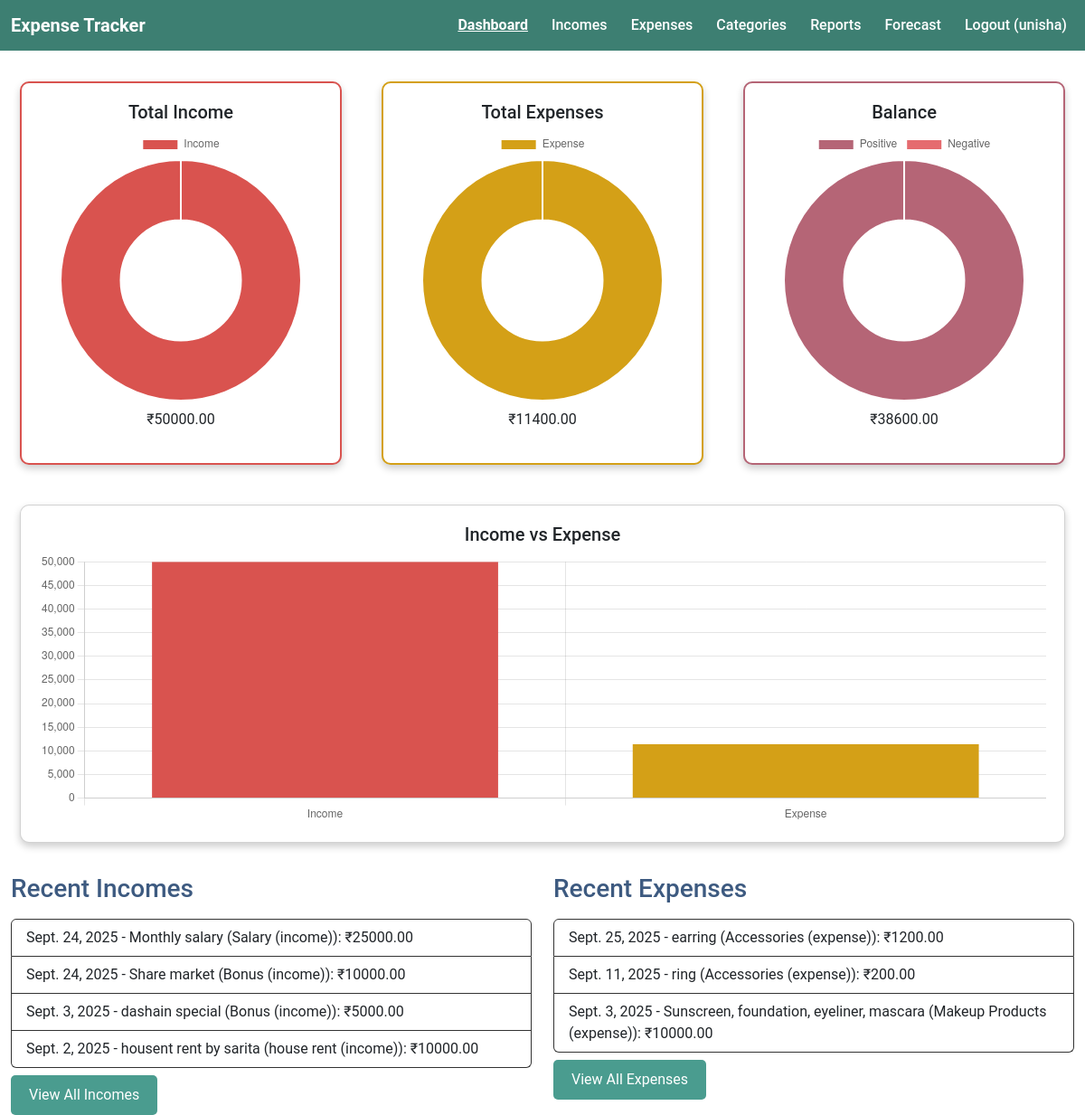
Screenshot of /tracker/dashboard/ (signed in) with the database file from the repository.
### tracker/models.py (models this page shows, shortened)
class Income(models.Model):
    amount = models.DecimalField(max_digits=10, decimal_places=2)
    date = models.DateField()
    category = models.ForeignKey(Category, on_delete=models.CASCADE, limit_choices_to={'type': 'income'})
    description = models.TextField(blank=True)
    user = models.ForeignKey(User, on_delete=models.CASCADE)

class Category(models.Model):
    name = models.CharField(max_length=100)
    type = models.CharField(
        max_length=10,
        choices=[('income', 'Income'), ('expense', 'Expense')],
        default='expense'
    )
    user = models.ForeignKey(User, on_delete=models.CASCADE)
    def __str__(self):
        return f"{self.name} ({self.type})"

class Expense(models.Model):
    amount = models.DecimalField(max_digits=10, decimal_places=2)
    date = models.DateField()
    category = models.ForeignKey(Category, on_delete=models.CASCADE, limit_choices_to={'type': 'expense'})
    description = models.TextField(blank=True)
    user = models.ForeignKey(User, on_delete=models.CASCADE)

### tracker/views.py (the view)
# urls.py: path('dashboard/', views.dashboard, name='dashboard'),
@login_required
def dashboard(request):
    today = datetime.now().date()
    last_month = today - timedelta(days=30)
    total_income = Income.objects.filter(user=request.user).aggregate(Sum('amount'))['amount__sum'] or 0
    total_expense = Expense.objects.filter(user=request.user).aggregate(Sum('amount'))['amount__sum'] or 0
    balance = total_income - total_expense
    recent_incomes = Income.objects.filter(user=request.user, date__gte=last_month).order_by('-date')[:5]
    recent_expenses = Expense.objects.filter(user=request.user, date__gte=last_month).order_by('-date')[:5]
    balance_pos = max(balance, 0)
    balance_neg = abs(min(balance, 0))
    user_expenses = Expense.objects.filter(user=request.user).order_by('date')
    if user_expenses.exists() and user_expenses.count() >= 2:
        df = pd.DataFrame(list(user_expenses.values('date', 'amount')))
        df.rename(columns={'date': 'ds', 'amount': 'y'}, inplace=True)
        model = Prophet(daily_seasonality=True)
        model.fit(df)
        future = model.make_future_dataframe(periods=7)
        forecast = model.predict(future)
        forecast_dates = forecast['ds'].dt.strftime('%Y-%m-%d').tolist()
        forecast_values = forecast['yhat'].round(2).tolist()
    else:
        forecast_dates = []
        forecast_values = []
    context = {
        'total_income': total_income,
        'total_expense': total_expense,
        'balance': balance,
        'recent_incomes': recent_incomes,
        'recent_expenses': recent_expenses,
        'balance_pos': balance_pos,
        'balance_neg': balance_neg,
        'forecast_dates': forecast_dates,
        'forecast_values': forecast_values,
    }
    return render(request, 'tracker/dashboard.html', context)

### tracker/templates/tracker/dashboard.html (shortened to what this page needs)
{% extends 'tracker/base.html' %}
{% block content %}
<div class="row mt-4">
    <div class="col-md-4">
        <div class="card income-chart">
            <h5 class="card-title text-center">Total Income</h5>
            <div class="chart-container"><canvas id="incomeChart"></canvas></div>
            <p class="text-center mt-2">₹{{ total_income|floatformat:2 }}</p>
        </div>
    </div>
    <div class="col-md-4">
        <div class="card expense-chart">
            <h5 class="card-title text-center">Total Expenses</h5>
            <div class="chart-container"><canvas id="expenseChart"></canvas></div>
            <p class="text-center mt-2">₹{{ total_expense|floatformat:2 }}</p>
        </div>
    </div>
    <div class="col-md-4">
        <div class="card balance-chart">
            <h5 class="card-title text-center">Balance</h5>
            <div class="chart-container"><canvas id="balanceChart"></canvas></div>
            <p class="text-center mt-2">₹{{ balance|floatformat:2 }}</p>
        </div>
    </div>
</div>
<div class="row mt-4">
    <div class="col-md-12">
        <div class="card">
            <h5 class="card-title text-center">Income vs Expense</h5>
            <div class="chart-container" style="height:300px; width:100%;">
                <canvas id="dashboardBarChart"></canvas>
            </div>
        </div>
    </div>
</div>
<div class="row mt-4">
    <div class="col-md-6">
        <h3 class="mb-3">Recent Incomes</h3>
        <ul class="list-group">
            {% for income in recent_incomes %}
            <li class="list-group-item">{{ income.date }} - {{ income.description }} ({{ income.category }}): ₹{{ income.amount|floatformat:2 }}</li>
            {% empty %}
            <li class="list-group-item">No recent incomes.</li>
            {% endfor %}
        </ul>
        <a href="{% url 'income_list' %}" class="btn mt-2">View All Incomes</a>
    </div>
    <div class="col-md-6">
        <h3 class="mb-3">Recent Expenses</h3>
        <ul class="list-group">
            {% for expense in recent_expenses %}
            <li class="list-group-item">{{ expense.date }} - {{ expense.description }} ({{ expense.category }}): ₹{{ expense.amount|floatformat:2 }}</li>
            {% empty %}
            <li class="list-group-item">No recent expenses.</li>
            {% endfor %}
        </ul>
        <a href="{% url 'expense_list' %}" class="btn mt-2">View All Expenses</a>
    </div>
</div>
<script>
document.addEventListener('DOMContentLoaded', function() {
    const incomeValue = parseFloat("{{ total_income|default:'0'|floatformat:'2' }}".replace(/,/g, '')) || 0;
    const expenseValue = parseFloat("{{ total_expense|default:'0'|floatformat:'2' }}".replace(/,/g, '')) || 0;
    const balanceValue = parseFloat("{{ balance|default:'0'|floatformat:'2' }}".replace(/,/g, '')) || 0;
    new Chart(document.getElementById('incomeChart').getContext('2d'), {
        type: 'doughnut',
        data: { labels: ['Income'], datasets: [{ data: [incomeValue], backgroundColor: ['#d9534f'] }] },
        options: { responsive: true, maintainAspectRatio: false }
    });
    new Chart(document.getElementById('expenseChart').getContext('2d'), {
        type: 'doughnut',
        data: { labels: ['Expense'], datasets: [{ data: [expenseValue], backgroundColor: ['#d4a017'] }] },
        options: { responsive: true, maintainAspectRatio: false }
    });
    new Chart(document.getElementById('balanceChart').getContext('2d'), {
        type: 'doughnut',
        data: { labels: ['Positive', 'Negative'], datasets: [{ data: [balanceValue, 0], backgroundColor: ['#B56576', '#e56b6f'] }] },
        options: { responsive: true, maintainAspectRatio: false }
    });
    new Chart(document.getElementById('dashboardBarChart').getContext('2d'), {
        type: 'bar',
        data: { labels: ['Income', 'Expense'], datasets: [{ label: 'Amount (₹)', data: [incomeValue, expenseValue], backgroundColor: ['#d9534f', '#d4a017'] }] },
        options: { responsive: true, maintainAspectRatio: false, plugins: { legend: { display: false } }, scales: { y: { beginAtZero: true } } }
    });
});
</script>
{% endblock %}

### tracker/templates/tracker/base.html (shortened to what this page needs)
<!DOCTYPE html>
<html>
<head>
    <link href="https://cdn.jsdelivr.net/npm/bootstrap@5.3.0/dist/css/bootstrap.min.css" rel="stylesheet">
</head>
<body>
    <nav class="navbar navbar-expand-lg">
        <div class="container-fluid">
            <a class="navbar-brand" href="{% url 'dashboard' %}">Expense Tracker</a>
            <div class="collapse navbar-collapse" id="navbarNav">
                <ul class="navbar-nav ms-auto">
                    {% if user.is_authenticated %}
                    <li class="nav-item"><a class="nav-link {% if request.resolver_match.url_name == 'dashboard' %}active{% endif %}" href="{% url 'dashboard' %}">Dashboard</a></li>
                    <li class="nav-item"><a class="nav-link {% if request.resolver_match.url_name == 'income_list' %}active{% endif %}" href="{% url 'income_list' %}">Incomes</a></li>
                    <li class="nav-item"><a class="nav-link {% if request.resolver_match.url_name == 'expense_list' %}active{% endif %}" href="{% url 'expense_list' %}">Expenses</a></li>
                    <li class="nav-item"><a class="nav-link {% if request.resolver_match.url_name == 'category_list' %}active{% endif %}" href="{% url 'category_list' %}">Categories</a></li>
                    <li class="nav-item"><a class="nav-link {% if request.resolver_match.url_name == 'reports' %}active{% endif %}" href="{% url 'reports' %}">Reports</a></li>
                    <li class="nav-item"><a class="nav-link {% if request.resolver_match.url_name == 'forecast' %}active{% endif %}" href="{% url 'forecast' %}">Forecast</a></li>
                    <li class="nav-item"><a class="nav-link" href="{% url 'logout' %}">Logout ({{ user.username }})</a></li>
                    {% endif %}
                </ul>
            </div>
        </div>
    </nav>
    <div class="container mt-4">
        {% block content %}
        {% endblock %}
    </div>
</body>
</html>

### tracker/templates/tracker/base.html (style rules this page uses)
body { background-color: #f8f9fa; }
.container { max-width: 1200px; }
.navbar { background-color: #43796D !important; }
.navbar-brand { font-weight: bold; color: #ffffff !important; }
.navbar .nav-link { color: #ffffff !important; font-weight: 500; margin-left: 10px; }
.navbar .nav-link.active { text-decoration: underline; font-weight: bold; }

### tracker/templates/tracker/dashboard.html (style rules this page uses)
body { background-color: #ffffff; color: #3d5a80; font-family: 'Roboto', sans-serif; }
.card { background: #ffffff; border-radius: 10px; padding: 20px; margin: 10px; box-shadow: 0 4px 8px rgba(0,0,0,0.2); transition: transform 0.2s; }
.chart-container { position: relative; margin: 0 auto; }
.income-chart { border: 2px solid #d9534f; }
.expense-chart { border: 2px solid #d4a017; }
.balance-chart { border: 2px solid #B56576; }
.btn { background-color: #4a9c8f; border: none; border-radius: 5px; padding: 10px 20px; color: #fff; }
.list-group-item { background-color: #ffffff; border-color: #333; }
.navbar, .header { background-color: #3d7f72 !important; color: #fff !important; }
.navbar a, .header a { color: #fff !important; }

### rows the page displays
Income: date "Sept. 24, 2025", description "Monthly salary", category "Salary (income)", amount "25000.00"
Income: date "Sept. 24, 2025", description "Share market", category "Bonus (income)", amount "10000.00"
Income: date "Sept. 3, 2025", description "dashain special", category "Bonus (income)", amount "5000.00"
Income: date "Sept. 2, 2025", description "housent rent by sarita", category "house rent (income)", amount "10000.00"
Expense: date "Sept. 25, 2025", description "earring", category "Accessories (expense)", amount "1200.00"
Expense: date "Sept. 11, 2025", description "ring", category "Accessories (expense)", amount "200.00"
Expense: date "Sept. 3, 2025", description "Sunscreen, foundation, eyeliner, mascara", category "Makeup Products (expense)", amount "10000.00"

### other values shown
{{ user.username }} "unisha"
{{ total_income|floatformat:2 }} "50000.00"
{{ total_expense|floatformat:2 }} "11400.00"
{{ balance|floatformat:2 }} "38600.00"
chart data {{ total_income|default:'0'|floatformat:'2' }} 50000.00
chart data {{ total_expense|default:'0'|floatformat:'2' }} 11400.00
